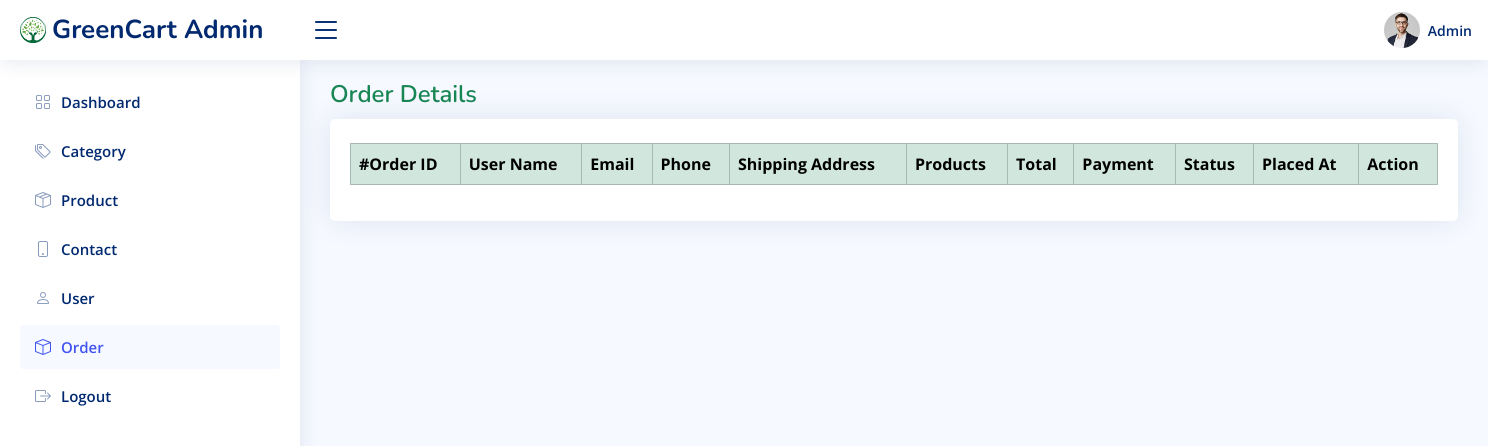
Page /NiceAdmin/order.php on the earlier database version.
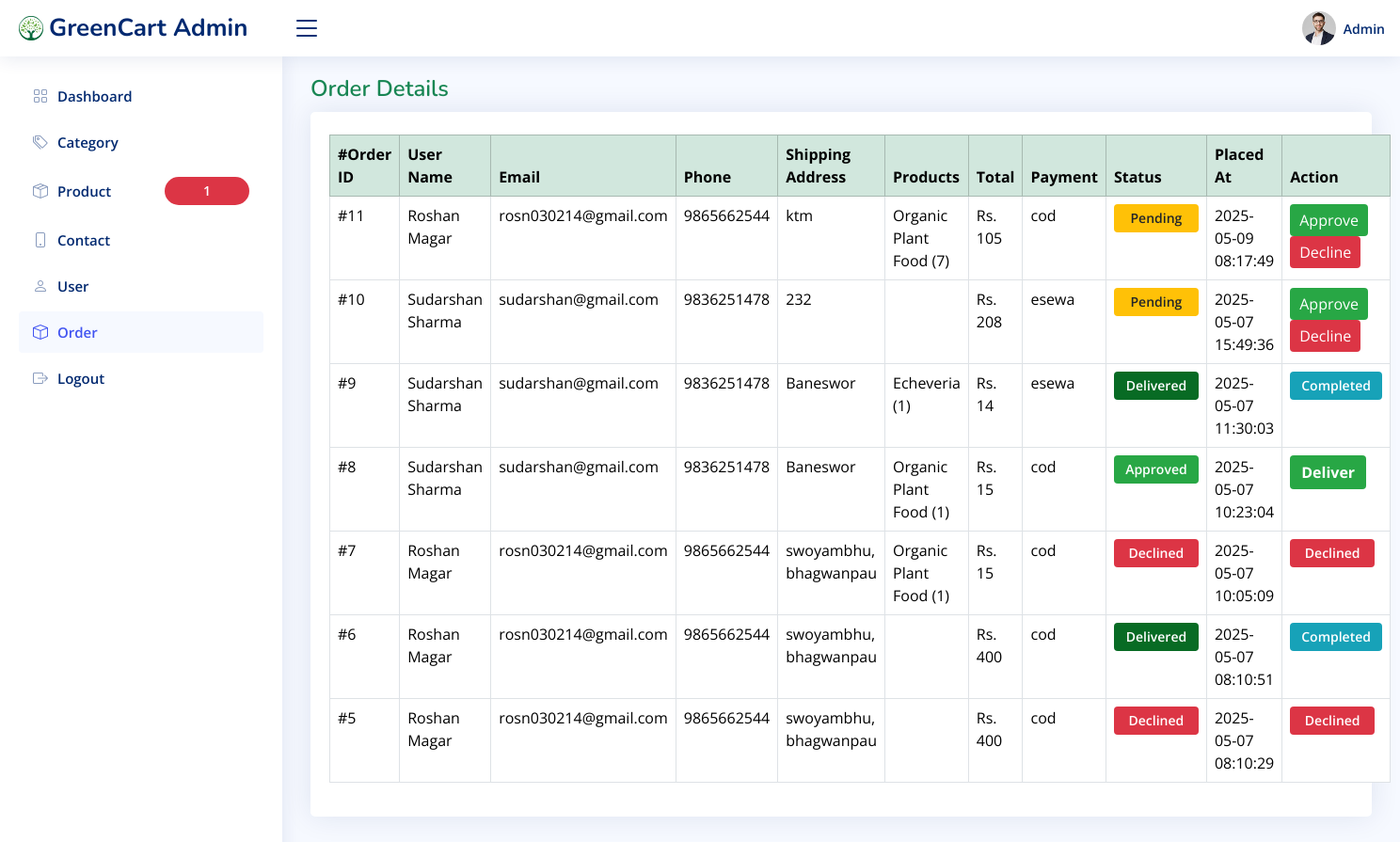
Same page on the later database version.
### tables this page shows
CREATE TABLE IF NOT EXISTS `orders` (
  `order_id` int NOT NULL AUTO_INCREMENT,
  `user_id` int NOT NULL,
  `order_number` varchar(20) NOT NULL,
  `status` enum('pending','delivered','cancelled','approved','declined') NOT NULL DEFAULT 'pending',
  `subtotal` decimal(10,2) NOT NULL,
  `total` decimal(10,2) NOT NULL,
  `payment_method` varchar(50) NOT NULL,
  `shipping_address` text NOT NULL,
  `created_at` timestamp NULL DEFAULT CURRENT_TIMESTAMP,
  `updated_at` timestamp NULL DEFAULT CURRENT_TIMESTAMP ON UPDATE CURRENT_TIMESTAMP,
  PRIMARY KEY (`order_id`),
  UNIQUE KEY `order_number` (`order_number`),
  KEY `user_id` (`user_id`)
);

CREATE TABLE IF NOT EXISTS `users` (
  `user_id` int NOT NULL AUTO_INCREMENT,
  `first_name` varchar(50) NOT NULL,
  `last_name` varchar(50) NOT NULL,
  `email` varchar(100) NOT NULL,
  `password` varchar(255) NOT NULL,
  `phone` varchar(20) DEFAULT NULL,
  `address` text,
  `city` varchar(50) DEFAULT NULL,
  `state` varchar(50) DEFAULT NULL,
  `is_admin` tinyint(1) DEFAULT '0',
  `created_at` timestamp NULL DEFAULT CURRENT_TIMESTAMP,
  `updated_at` timestamp NULL DEFAULT CURRENT_TIMESTAMP ON UPDATE CURRENT_TIMESTAMP,
  PRIMARY KEY (`user_id`),
  UNIQUE KEY `email` (`email`)
);

### NiceAdmin/order.php (the view, shortened to what this page needs)
<?php
include('../database/database.php');
$low_stock_query = mysqli_query($conn, "SELECT name FROM products WHERE stock_quantity < 5");
$low_stock_count = mysqli_num_rows($low_stock_query);
?>
<!DOCTYPE html>
<html lang="en">
<head>
    <link href="assets/vendor/bootstrap/css/bootstrap.min.css" rel="stylesheet">
    <link href="assets/vendor/bootstrap-icons/bootstrap-icons.css" rel="stylesheet">
    <link href="assets/vendor/boxicons/css/boxicons.min.css" rel="stylesheet">
    <link href="assets/vendor/simple-datatables/style.css" rel="stylesheet">
    <link href="assets/css/style.css" rel="stylesheet">
</head>
<body>
<header id="header" class="header fixed-top d-flex align-items-center">
    <div class="d-flex align-items-center justify-content-between">
    <a href="" class="logo d-flex align-items-center">
                <img src="../img/logo.png" alt="">
            <span class="d-none d-lg-block">GreenCart Admin</span>
        </a>
        <i class="bi bi-list toggle-sidebar-btn"></i>
    </div>
    <nav class="header-nav ms-auto">
        <ul class="d-flex align-items-center">
            <li class="nav-item dropdown pe-3">
                <a class="nav-link nav-profile d-flex align-items-center pe-0" href="#" data-bs-toggle="dropdown">
                    <img src="assets/img/profile-img.jpg" alt="Profile" class="rounded-circle">
                    <span class="d-none d-md-block ps-2">Admin</span>
                </a>
            </li>
        </ul>
    </nav>
</header>
<aside id="sidebar" class="sidebar">
    <ul class="sidebar-nav" id="sidebar-nav">
        <li class="nav-item"><a class="nav-link collapsed" href="index.php"><i class="bi bi-grid"></i><span>Dashboard</span></a></li>
        <li class="nav-item"><a class="nav-link collapsed" href="category.php"><i class="bi-tags"></i><span>Category</span></a></li>
        <li class="nav-item">
    <a class="nav-link collapsed" href="product.php">
        <i class="bi-box-seam"></i>
        <span>Product</span>
        <?php if ($low_stock_count > 0): ?>
            <span class="badge bg-danger rounded-pill ms-auto">
             <?= $low_stock_count ?>
            </span>
        <?php endif; ?>
    </a>
</li>
         <li class="nav-item"><a class="nav-link collapsed" href="contact.php"><i class="bi bi-phone"></i><span>Contact</span></a></li>
        <li class="nav-item"><a class="nav-link collapsed" href="user.php"><i class="bi bi-person"></i><span>User</span></a></li>
        <li class="nav-item"><a class="nav-link " href="order.php"><i class="bi bi-box "></i><span>Order</span></a></li>
        <li class="nav-item"><a class="nav-link collapsed" href="http:\\localhost\greencart\auth\logout_admin.php"><i class="bi bi-box-arrow-right"></i><span>Logout</span></a></li>
    </ul>
</aside>
<main id="main" class="main">
    <div class="pagetitle"><h1 class="text-success">Order Details</h1></div>
    <section class="section dashboard">
        <div class="card">
            <div class="card-body">
                <table class="table table-bordered table-hover mt-4">
                    <thead class="table-success">
                        <tr>
                            <th>#Order ID</th>
                            <th>User Name</th>
                            <th>Email</th>
                            <th>Phone</th>
                            <th>Shipping Address</th>
                            <th>Products</th>
                            <th>Total</th>
                            <th>Payment</th>
                            <th>Status</th>
                            <th>Placed At</th>
                            <th>Action</th>
                        </tr>
                    </thead>
                    <tbody>
<?php
$order_query = mysqli_query($conn, "SELECT * FROM orders ORDER BY created_at DESC");
while ($order = mysqli_fetch_assoc($order_query)) {
    $user = mysqli_fetch_assoc(mysqli_query($conn, "SELECT * FROM users WHERE user_id = {$order['user_id']}"));
    $items_result = mysqli_query($conn, "SELECT oi.quantity, p.name FROM order_items oi JOIN products p ON oi.product_id = p.product_id WHERE oi.order_id = {$order['order_id']}");
    $products = [];
    while ($item = mysqli_fetch_assoc($items_result)) {
        $products[] = $item['name'] . ' (' . $item['quantity'] . ')';
    }
    echo "<tr>
        <td>#{$order['order_id']}</td>
        <td>" . htmlspecialchars($user['first_name'] . ' ' . $user['last_name']) . "</td>
        <td>" . htmlspecialchars($user['email']) . "</td>
        <td>" . htmlspecialchars($user['phone']) . "</td>
        <td>" . htmlspecialchars($order['shipping_address']) . "</td>
        <td>" . implode('<br>', $products) . "</td>
        <td>Rs. " . number_format($order['total']) . "</td>
        <td>" . htmlspecialchars($order['payment_method']) . "</td>
        <td><span class='badge badge-" . strtolower($order['status']) . "'>" . ucfirst($order['status']) . "</span></td>
        <td>" . htmlspecialchars($order['created_at']) . "</td>
<td>";
if ($order['status'] == 'pending') {
    echo "
        <form method='post' action='order.php'>
            <input type='hidden' name='order_id' value='{$order['order_id']}'>
            <button type='submit' name='approve' class='approve-btn'>Approve</button>
            <button type='submit' name='decline' class='decline-btn'>Decline</button>
        </form>";
} elseif ($order['status'] == 'approved') {
    echo "
        <form method='post' action='order.php'>
            <input type='hidden' name='order_id' value='{$order['order_id']}'>
            <button type='submit' name='deliver' class='deliver-btn'>Deliver</button>
        </form>";
} elseif ($order['status'] == 'delivered') {
    echo "<span class='badge badge-completed'>Completed</span>";
} elseif ($order['status'] == 'declined') {
    echo "<span class='badge badge-declined'>Declined</span>";
} else {
    echo "<span class='badge badge-canceled'>Canceled</span>";
}
echo "</td></tr>";
}
?>
</tbody>
                </table>
            </div>
        </div>
    </section>
</main>
</body>
</html>

### NiceAdmin/assets/css/style.css (style rules this page uses)
:root { scroll-behavior: smooth; }
body { font-family: "Open Sans", sans-serif; background: #f6f9ff; color: #444444; }
a { color: #4154f1; text-decoration: none; }
h1, h2, h3, h4, h5, h6 { font-family: "Nunito", sans-serif; }
#main { margin-top: 60px; padding: 20px 30px; transition: all 0.3s; }
.pagetitle { margin-bottom: 10px; }
.pagetitle h1 { font-size: 24px; margin-bottom: 0; font-weight: 600; color: #012970; }
.card { margin-bottom: 30px; border: none; border-radius: 5px; box-shadow: 0px 0 30px rgba(1, 41, 112, 0.1); }
.card-body { padding: 0 20px 20px 20px; }
.logo { line-height: 1; }
@media (min-width: 1200px) { .logo { width: 280px; } }
.logo img { max-height: 26px; margin-right: 6px; }
.logo span { font-size: 26px; font-weight: 700; color: #012970; font-family: "Nunito", sans-serif; }
.header { transition: all 0.5s; z-index: 997; height: 60px; box-shadow: 0px 2px 20px rgba(1, 41, 112, 0.1); background-color: #fff; padding-left: 20px; }
.header .toggle-sidebar-btn { font-size: 32px; padding-left: 10px; cursor: pointer; color: #012970; }
.header-nav ul { list-style: none; }
.header-nav>ul { margin: 0; padding: 0; }
.header-nav .nav-profile { color: #012970; }
.header-nav .nav-profile img { max-height: 36px; }
.header-nav .nav-profile span { font-size: 14px; font-weight: 600; }
.sidebar { position: fixed; top: 60px; left: 0; bottom: 0; width: 300px; z-index: 996; transition: all 0.3s; padding: 20px; overflow-y: auto; scrollbar-width: thin; scrollbar-color: #aab7cf transparent; box-shadow: 0px 0px 20px rgba(1, 41, 112, 0.1); background-color: #fff; }
@media (min-width: 1200px) { #main, #footer { margin-left: 300px; } }
.sidebar-nav { padding: 0; margin: 0; list-style: none; }
.sidebar-nav li { padding: 0; margin: 0; list-style: none; }
.sidebar-nav .nav-item { margin-bottom: 5px; }
.sidebar-nav .nav-link { display: flex; align-items: center; font-size: 15px; font-weight: 600; color: #4154f1; transition: 0.3; background: #f6f9ff; padding: 10px 15px; border-radius: 4px; }
.sidebar-nav .nav-link i { font-size: 16px; margin-right: 10px; color: #4154f1; }
.sidebar-nav .nav-link.collapsed { color: #012970; background: #fff; }
.sidebar-nav .nav-link.collapsed i { color: #899bbd; }

### NiceAdmin/order.php (style rules this page uses)
.approve-btn { background-color: #28a745; color: white; padding: 5px 10px; border: none; border-radius: 4px; cursor: pointer; text-decoration: none; display: inline-block; margin-right: 5px; }
.decline-btn { background-color: #dc3545; color: white; padding: 5px 10px; border: none; border-radius: 4px; cursor: pointer; text-decoration: none; display: inline-block; }
.badge { padding: 8px 12px; font-size: 14px; font-weight: 600; display: inline-block; border-radius: 4px; text-align: center; min-width: 90px; text-transform: capitalize; }
.badge-approved, .badge-approve { background-color: #28a745; color: white; }
.badge-declined, .badge-decline { background-color: #dc3545; color: white; }
.badge-pending { background-color: #ffc107; color: #212529; }
.badge-delivered { background-color:rgb(8, 107, 36); color: white; }
.badge-completed { background-color: #17a2b8; color: white; }
.deliver-btn { background-color: #28a745; color: white; padding: 6px 12px; border: none; border-radius: 4px; cursor: pointer; font-weight: bold; }

Differences in the rows shown:
added orders: order_id "11", user.last_name "Roshan Magar", user.email "rosn030214@gmail.com", user.phone "9865662544", shipping_address "ktm", products "Organic Plant Food (7)", total "105", payment_method "cod", status "Pending", created_at "2025-05-09 08:17:49"
added orders: order_id "10", user.last_name "Sudarshan Sharma", user.email "sudarshan@gmail.com", user.phone "9836251478", shipping_address "232", total "208", payment_method "esewa", status "Pending", created_at "2025-05-07 15:49:36"
added orders: order_id "9", user.last_name "Sudarshan Sharma", user.email "sudarshan@gmail.com", user.phone "9836251478", shipping_address "Baneswor", products "Echeveria (1)", total "14", payment_method "esewa", status "Delivered", created_at "2025-05-07 11:30:03", shows "Completed"
added orders: order_id "8", user.last_name "Sudarshan Sharma", user.email "sudarshan@gmail.com", user.phone "9836251478", shipping_address "Baneswor", products "Organic Plant Food (1)", total "15", payment_method "cod", status "Approved", created_at "2025-05-07 10:23:04"
added orders: order_id "7", user.last_name "Roshan Magar", user.email "rosn030214@gmail.com", user.phone "9865662544", shipping_address "swoyambhu, bhagwanpau", products "Organic Plant Food (1)", total "15", payment_method "cod", status "Declined", created_at "2025-05-07 10:05:09"
added orders: order_id "6", user.last_name "Roshan Magar", user.email "rosn030214@gmail.com", user.phone "9865662544", shipping_address "swoyambhu, bhagwanpau", total "400", payment_method "cod", status "Delivered", created_at "2025-05-07 08:10:51", shows "Completed"
added orders: order_id "5", user.last_name "Roshan Magar", user.email "rosn030214@gmail.com", user.phone "9865662544", shipping_address "swoyambhu, bhagwanpau", total "400", payment_method "cod", status "Declined", created_at "2025-05-07 08:10:29"
Other differences:
$low_stock_count: (not shown) → "1"
